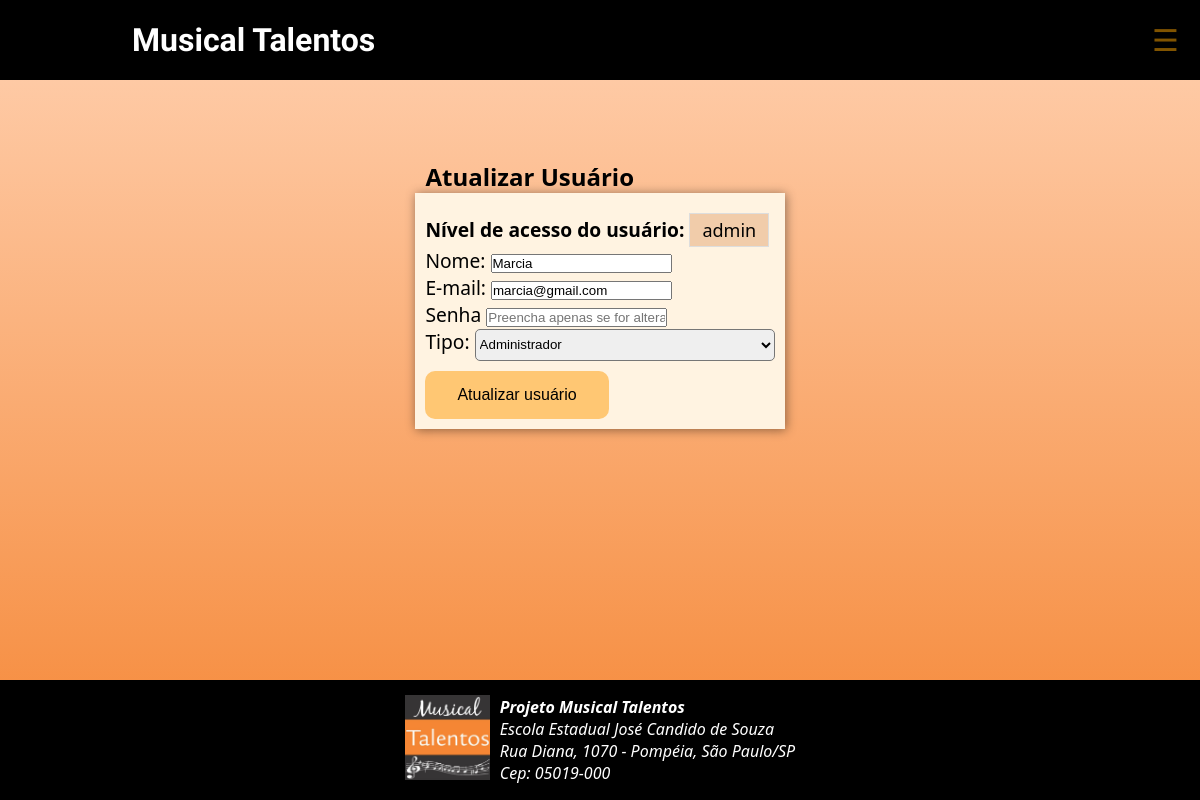
The app's page /admin/usuario-atualiza.php?id=3 (signed in) with its own data.
### tables this page shows
CREATE TABLE `usuarios` (
  `id` smallint(6) NOT NULL,
  `nome` varchar(45) NOT NULL,
  `email` varchar(40) NOT NULL,
  `senha` varchar(255) NOT NULL,
  `tipo` enum('admin','editor') NOT NULL
);

### inc/funcoes-usuarios.php (called while the page is built, shortened)
<?php
function lerUmUsuario(mysqli $conexao, int $id):array{
    $sql = "SELECT id, nome, email, senha, tipo FROM usuarios
    WHERE id = $id";
    $resultado = mysqli_query($conexao, $sql) or die(mysqli_error($conexao));
    return mysqli_fetch_assoc($resultado);
}

### admin/usuario-atualiza.php (the view, shortened to what this page needs)
<?php
require "../inc/funcoes-usuarios.php";
require "../inc/cabecalho-admin.php";
$id = filter_input(INPUT_GET, 'id', FILTER_SANITIZE_NUMBER_INT);
$usuario = lerUmUsuario($conexao, $id);
?>
<div class="conteudo limitador">
  <article class="col-12 bg-white rounded shadow my-1 py-4">
    <h2 class="text-center">Atualizar Usuário</h2>
    <form class="mx-auto w-75" action="" method="post" id="form-atualizar" name="form-atualizar">
      <div class="form-group">
      <b>Nível de acesso do usuário: </b><span class="button-outro"><?=$_SESSION['tipo']?></span> <br>
        <label for="nome">Nome: </label>
        <input value=<?=$usuario['nome'] ?>  class="" required type="text" id="nome" name="nome" >
      </div>
      <div class="form-group">
        <label for="email">E-mail:</label>
        <input value=<?=$usuario['email'] ?> class="" required type="email" id="email" name="email" >
      </div>
      <div class="form-group">
        <label for="nova-senha">Senha</label>
        <input class="" type="password" id="senha" name="senha" placeholder="Preencha apenas se for alterar">
      </div>
      <div class="form-group">
        <label for="tipo">Tipo:</label>
        <select class="custom-select" name="tipo" id="tipo" required>
        <option
          <?php if($usuario['tipo'] == 'admin') echo " selected "; ?>
          value="admin">Administrador
        </option>
        </select>
      </div>
      <button class="button" name="atualizar">Atualizar usuário</button>
    </form>
  </article>
</div>
<?php
require "../inc/rodape-admin.php";
?>

### css/style.css (style rules this page uses)
* { padding: 0; margin: 0; box-sizing: border-box; }
body { font-family: 'Segoe UI', Tahoma, Geneva, Verdana, sans-serif; background: linear-gradient(to bottom, #ffd1b1, #f58634); display: flex; flex-direction: column; min-height: 100vh; }
.limitador { max-width: 1000px; margin: auto; text-align: justify; }
.conteudo { margin-top: 5rem; max-width: 700px; ; }
form { font-size: 1.2rem; padding: 10px; background-color: rgb(255, 243, 225); box-shadow: 1px 1px 10px rgba(0, 0, 0, 0.445); }
select { height: 2rem; width: 300px; border-radius: 5px; }
.button { background-color: #ffc773; border: none; border-radius: 10px; color: rgb(0, 0, 0); padding: 15px 32px; text-align: center; text-decoration: none; display: inline-block; font-size: 16px; margin-top: 10px; }
h2 { margin-left: 10px; }
.button-outro { background-color: #f1ccaa; border: none; color: rgb(0, 0, 0); padding: 4px 12px; text-align: center; text-decoration: none; display: inline-block; font-size: 18px; margin-top: 10px; border: 1px solid #ddd; }

### records on screen
usuarios: nome "Marcia", email "marcia@gmail.com", tipo "Administrador"

### other values on screen
$_SESSION['tipo'] "admin"
